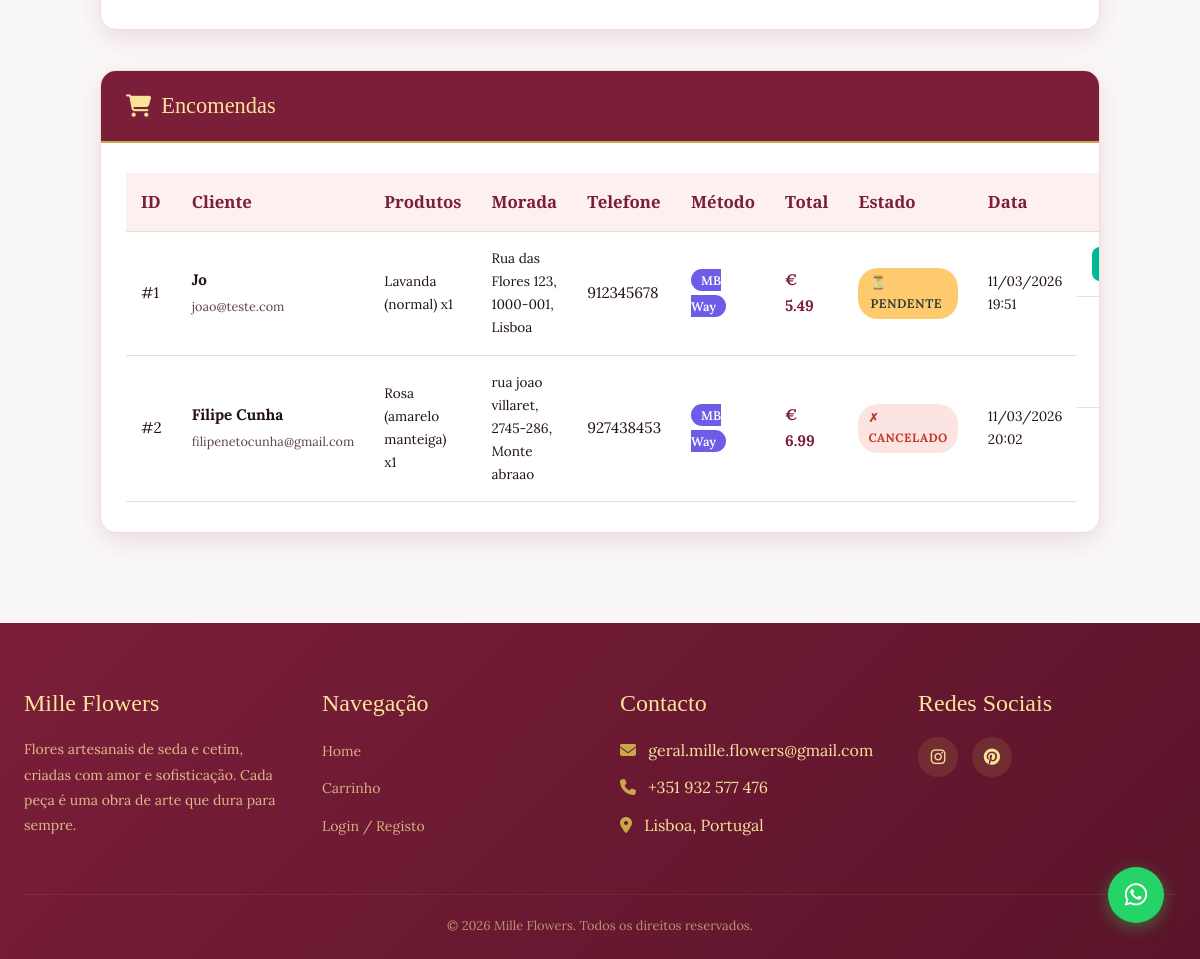
The page /admin (signed in, lower part) on the database as committed earlier.
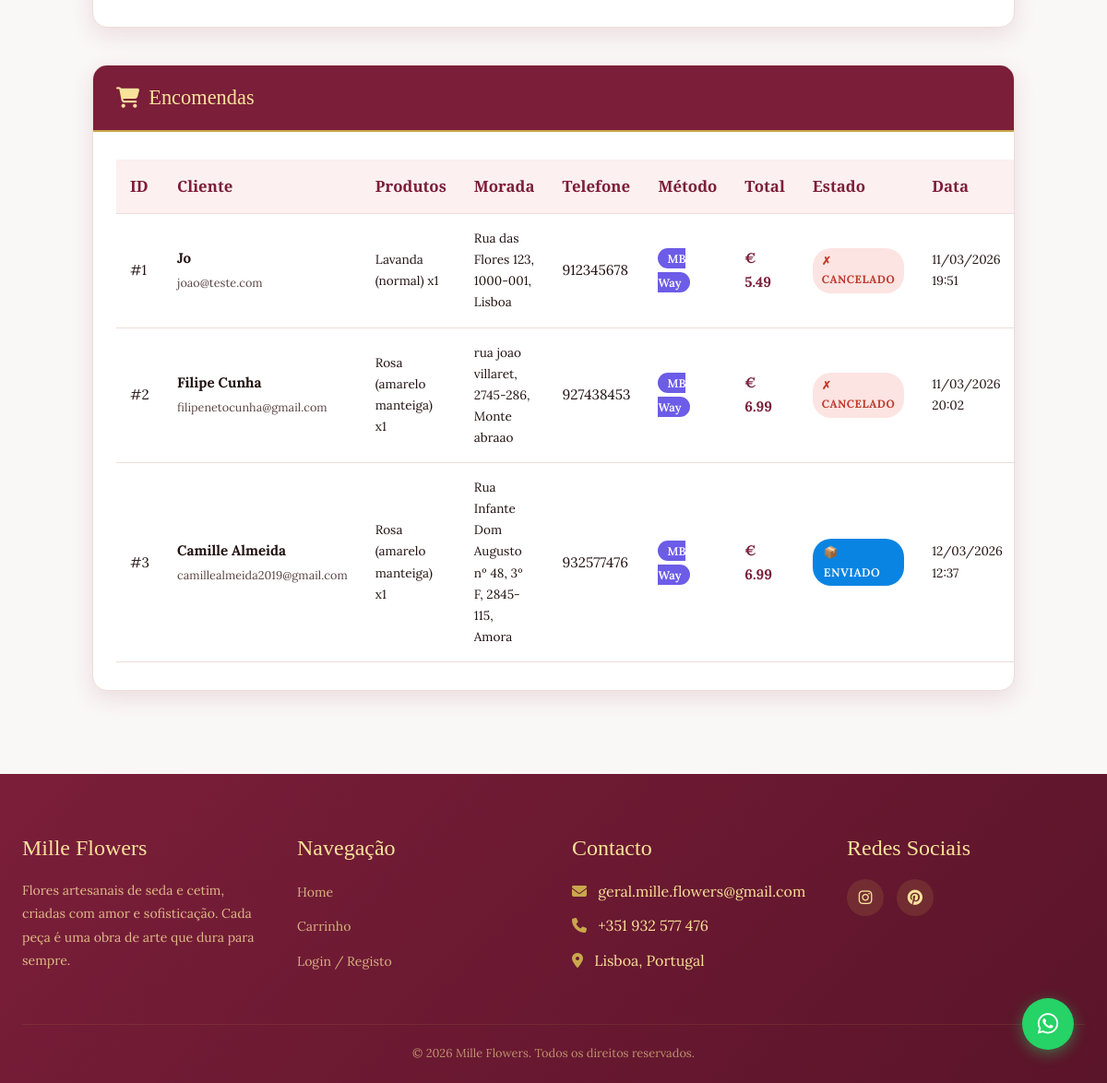
The same page on the database as committed later.
### tables this page shows
CREATE TABLE pedidos (
        id INTEGER PRIMARY KEY AUTOINCREMENT,
        produtos TEXT NOT NULL,
        morada TEXT NOT NULL,
        telefone TEXT NOT NULL,
        data TEXT NOT NULL
    , usuario_id INTEGER, nome_cliente TEXT, email TEXT, metodo_pagamento TEXT, valor_total REAL, status TEXT DEFAULT 'pendente', stripe_session_id TEXT);

### app.py (the view)
@app.route("/admin")
def admin():
    if not is_admin():
        flash("Acesso restrito ao administrador.")
        return redirect(url_for("index"))
    conn = get_db()
    produtos = conn.execute("SELECT * FROM produtos").fetchall()
    pedidos = conn.execute("SELECT * FROM pedidos").fetchall()
    cores = conn.execute("SELECT * FROM cores ORDER BY nome").fetchall()
    conn.close()
    return render_template("admin.html", produtos=produtos, pedidos=pedidos, cores=cores)

### app.py (called while the page is built)
@app.context_processor
def inject_globals():
    carrinho = session.get("carrinho", [])
    cart_count = sum(item["quantidade"] for item in carrinho)
    cart_total = sum(item["preco"] * item["quantidade"] for item in carrinho)
    logo_path = os.path.join(app.static_folder, "img", "logo.png")
    logo_exists = os.path.isfile(logo_path)
    return dict(
        cart_count=cart_count,
        cart_total=cart_total,
        logo_exists=logo_exists,
        now=datetime.now()
    )

def get_db():
    conn = sqlite3.connect("database.db")
    conn.row_factory = sqlite3.Row
    return conn

def is_admin():
    return session.get("email") == ADMIN_EMAIL

### templates/admin.html (shortened to what this page needs)
{% extends "base.html" %}
{% block content %}
<div class="container section">
    <div class="admin-dashboard">
        <div class="admin-card" style="margin-top: 40px;">
            <div class="admin-card-body table-responsive">
            </div>
        </div>
        <div class="admin-card" style="margin-top: 40px;">
            <div class="admin-card-header">
                <h3><i class="fas fa-shopping-cart"></i> Encomendas</h3>
            </div>
            <div class="admin-card-body table-responsive">
                <table class="admin-table">
                    <thead>
                        <tr>
                            <th>ID</th>
                            <th>Cliente</th>
                            <th>Produtos</th>
                            <th>Morada</th>
                            <th>Telefone</th>
                            <th>Método</th>
                            <th>Total</th>
                            <th>Estado</th>
                            <th>Data</th>
                            <th class="text-center">Ações</th>
                        </tr>
                    </thead>
                    <tbody>
                        {% for pedido in pedidos %}
                        <tr>
                            <td data-label="ID">#{{ pedido.id }}</td>
                            <td data-label="Cliente">
                                <strong>{{ pedido.nome_cliente or '—' }}</strong>
                                {% if pedido.email %}
                                <br><small style="color: var(--color-text-lt);">{{ pedido.email }}</small>
                                {% endif %}
                            </td>
                            <td data-label="Produtos" style="max-width: 200px; font-size: 0.85rem;">{{ pedido.produtos or '—' }}</td>
                            <td data-label="Morada" style="font-size: 0.85rem;">{{ pedido.morada or '—' }}</td>
                            <td data-label="Telefone">{{ pedido.telefone or '—' }}</td>
                            <td data-label="Método">
                                {% if pedido.metodo_pagamento == 'MB Way' %}
                                <span
                                    style="background: #6c5ce7; color: #fff; padding: 3px 10px; border-radius: 12px; font-size: 0.78rem; font-weight: 600;">MB
                                    Way</span>
                                {% elif pedido.metodo_pagamento == 'Cartão' %}
                                <span
                                    style="background: #0984e3; color: #fff; padding: 3px 10px; border-radius: 12px; font-size: 0.78rem; font-weight: 600;">Cartão</span>
                                {% elif pedido.metodo_pagamento == 'MB/ATM' %}
                                <span
                                    style="background: #636e72; color: #fff; padding: 3px 10px; border-radius: 12px; font-size: 0.78rem; font-weight: 600;">MB/ATM</span>
                                {% else %}
                                <span style="color: var(--color-text-lt);">{{ pedido.metodo_pagamento or '—' }}</span>
                                {% endif %}
                            </td>
                            <td data-label="Total" style="font-weight: 700; color: var(--color-vinho);">
                                {% if pedido.valor_total %}€ {{ "%.2f"|format(pedido.valor_total) }}{% else %}—{% endif
                                %}
                            </td>
                            <td data-label="Estado">
                                {% if pedido.status == 'pago' %}
                                <span class="status-badge status-available" style="background: #00b894; color: #fff;">✓
                                    Pago</span>
                                {% elif pedido.status == 'enviado' %}
                                <span class="status-badge"
                                    style="background: #0984e3; color: #fff; padding: 4px 12px; border-radius: 20px; font-size: 0.78rem; font-weight: 600;">📦
                                    Enviado</span>
                                {% elif pedido.status == 'cancelado' %}
                                <span class="status-badge status-soldout">✗ Cancelado</span>
                                {% else %}
                                <span class="status-badge"
                                    style="background: #fdcb6e; color: #2d3436; padding: 4px 12px; border-radius: 20px; font-size: 0.78rem; font-weight: 600;">⏳
                                    Pendente</span>
                                {% endif %}
                            </td>
                            <td data-label="Data" style="font-size: 0.85rem;">{{ pedido.data or '—' }}</td>
                            <td data-label="Ações" class="admin-actions text-center" style="white-space: nowrap;">
                                {% if pedido.status == 'pendente' %}
                                <a href="{{ url_for('marcar_pago', pedido_id=pedido.id) }}"
                                    class="action-btn action-info" style="background: #00b894;" title="Marcar como Pago"
                                    onclick="return confirm('Confirmar que este pedido foi pago?');"></a>
                                {% else %}
                                <span style="color: var(--color-text-lt); font-size: 0.8rem;">—</span>
                                {% endif %}
                            </td>
                        </tr>
                        {% endfor %}
                    </tbody>
                </table>
            </div>
        </div>
    </div>
</div>
{% endblock %}

### templates/base.html (shortened to what this page needs)
<!DOCTYPE html>
<html lang="pt-PT">
<head>
    <link rel="stylesheet" href="https://cdnjs.cloudflare.com/ajax/libs/font-awesome/6.4.0/css/all.min.css">
    <link rel="stylesheet" href="{{ url_for('static', filename='style.css') }}">
</head>
<body>
    <div id="pageContent">
        {% block content %}{% endblock %}
    </div>
    <a href="https://wa.me/351932577476" target="_blank" class="whatsapp-float" title="WhatsApp">
        <i class="fab fa-whatsapp"></i>
    </a>
    <footer>
        <div class="container">
            <div class="footer-inner">
                <div class="footer-col">
                    <h4>Mille Flowers</h4>
                    <p>Flores artesanais de seda e cetim, criadas com amor e sofisticação. Cada peça é uma obra de arte
                        que dura para sempre.</p>
                </div>
                <div class="footer-col">
                    <h4>Navegação</h4>
                    <ul>
                        <li><a href="{{ url_for('index') }}">Home</a></li>
                        <li><a href="{{ url_for('carrinho') }}">Carrinho</a></li>
                        <li><a href="{{ url_for('login') }}">Login / Registo</a></li>
                    </ul>
                </div>
                <div class="footer-col">
                    <h4>Contacto</h4>
                    <ul>
                        <li><i class="fas fa-envelope"></i> geral.mille.flowers@gmail.com</li>
                        <li><i class="fas fa-phone"></i> +351 932 577 476</li>
                        <li><i class="fas fa-map-marker-alt"></i> Lisboa, Portugal</li>
                    </ul>
                </div>
                <div class="footer-col">
                    <h4>Redes Sociais</h4>
                    <div class="footer-social">
                        <a href="https://www.instagram.com/mille_flowers_/" class="social-btn"><i
                                class="fab fa-instagram"></i></a>
                        <a href="https://pt.pinterest.com/geralmilleflowers/" class="social-btn"><i
                                class="fab fa-pinterest"></i></a>
                    </div>
                </div>
            </div>
            <div class="footer-bottom">
                <p>&copy; {{ now.year }} Mille Flowers. Todos os direitos reservados.</p>
            </div>
        </div>
    </footer>
</body>
</html>

### static/style.css (style rules this page uses)
:root { --color-vinho: #7b1e3a; --color-vinho-dk: #5a1429; --color-vinho-lt: #9e2a4f; --color-gold: #c9a84c; --color-gold-lt: #f9e29a; --color-rosa: #f4c2c2; --color-rosa-lt: #fdf0f0; --color-bg: #faf7f7; --color-white: #ffffff; --color-text: #221212; --color-text-lt: #5c4545; --color-border: #edddd8; --font-heading: 'Playfair Display', serif; --font-text: 'Lora', serif; --shadow-sm: 0 2px 8px rgba(123, 30, 58, 0.08); --shadow-md: 0 8px 24px rgba(123, 30, 58, 0.12); --shadow-lg: 0 16px 48px rgba(123, 30, 58, 0.16); --radius-sm: 8px; --radius-md: 16px; --radius-xl: 30px; --transition: all 0.3s ease; }
*, *::before, *::after { margin: 0; padding: 0; box-sizing: border-box; }
html { scroll-behavior: smooth; }
body { font-family: var(--font-text); color: var(--color-text); background: var(--color-bg); line-height: 1.7; overflow-x: hidden; width: 100%; position: relative; }
h1, h2, h3, h4, h5, h6 { font-family: var(--font-heading); font-weight: 500; line-height: 1.3; }
ul { list-style: none; }
.container { max-width: 1220px; margin: 0 auto; padding: 0 24px; }
.section { padding: 90px 0; }
.admin-dashboard { max-width: 1000px; margin: 0 auto; }
.admin-card { background: var(--color-white); border-radius: var(--radius-md); box-shadow: var(--shadow-md); overflow: hidden; border: 1px solid var(--color-border); }
.admin-card-header { background: var(--color-vinho); color: var(--color-gold-lt); padding: 20px 25px; border-bottom: 2px solid var(--color-gold); }
.admin-card-header h3 { margin: 0; font-size: 1.4rem; display: flex; align-items: center; gap: 10px; color: var(--color-gold-lt); }
.admin-card-body { padding: 30px 25px; }
.table-responsive { overflow-x: auto; }
.admin-table { width: 100%; border-collapse: collapse; font-size: 0.95rem; }
.admin-table th { font-family: var(--font-heading); color: var(--color-vinho); font-weight: 600; font-size: 1.05rem; background: var(--color-rosa-lt); white-space: nowrap; }
.admin-table tbody tr { transition: var(--transition); }
.status-badge { display: inline-block; padding: 4px 10px; border-radius: 20px; font-size: 0.75rem; font-weight: 700; text-transform: uppercase; letter-spacing: 0.5px; }
.status-soldout { background: rgba(231, 76, 60, 0.15); color: #c0392b; }
footer { background: linear-gradient(135deg, var(--color-vinho), var(--color-vinho-dk)); color: var(--color-gold-lt); padding: 65px 0 22px; }
.footer-inner { display: grid; grid-template-columns: repeat(auto-fit, minmax(200px, 1fr)); gap: 40px; margin-bottom: 45px; }
.footer-col h4 { font-family: var(--font-heading); font-size: 1.5rem; color: var(--color-gold-lt); margin-bottom: 18px; }
.footer-col p { font-size: 0.88rem; line-height: 1.8; opacity: 0.8; }
.footer-col ul li { margin-bottom: 10px; }
.footer-col ul li a { color: var(--color-gold-lt); opacity: 0.75; font-size: 0.88rem; transition: var(--transition); }
.footer-col ul li i { margin-right: 8px; color: var(--color-gold); }
.footer-bottom { text-align: center; padding-top: 20px; border-top: 1px solid rgba(201, 168, 76, 0.2); font-size: 0.8rem; opacity: 0.6; }
.footer-social { display: flex; gap: 14px; }
.social-btn { display: flex; align-items: center; justify-content: center; width: 40px; height: 40px; background: rgba(201, 168, 76, 0.15); border-radius: 50%; color: var(--color-gold-lt); font-size: 1.05rem; transition: var(--transition); }
.whatsapp-float { position: fixed; width: 56px; height: 56px; bottom: 36px; right: 36px; background: #25d366; color: #fff; border-radius: 50%; display: flex; align-items: center; justify-content: center; font-size: 1.6rem; box-shadow: 0 4px 16px rgba(37, 211, 102, 0.45); z-index: 990; transition: var(--transition); }
.admin-dashboard { width: 100%; }
.table-responsive { width: 100%; overflow-x: auto; -webkit-overflow-scrolling: touch; }
.admin-table { width: 100%; border-collapse: collapse; }

Rows that differ between the two databases and show on the page:
changed pedidos "Jo": status "⏳ PENDENTE" → "✗ CANCELADO"
added pedidos: id "3", nome_cliente "Camille Almeida", email "camillealmeida2019@gmail.com", produtos "Rosa (amarelo manteiga) x1", morada "Rua Infante Dom Augusto nº 48, 3º F, 2845-115, Amora", telefone "932577476", metodo_pagamento "MB Way", valor_total "6.99", status "📦 ENVIADO", data "12/03/2026 12:37"
